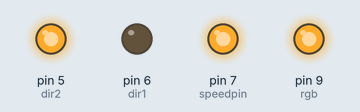
Simulated run of this sketch. Board: Arduino Uno, built with avr-gcc and run on an emulated ATmega328P. Shown: output pins drawn as LEDs (lit = HIGH). What the sketch prints to the serial monitor is not drawn.

Above: at 0.1 s.
Timing chart, 0 to 1.6 s (numbered marks = the images above):
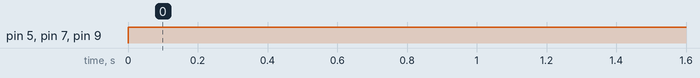

The sketch:

onn_dc_mtr.ino
```cpp
int speedpin=7;
int dir1=6;
int dir2=5;
int mspeed=255;
int rgb=9;
void setup() {
  // put your setup code here, to run once:
pinMode(speedpin,OUTPUT);
pinMode(dir1,OUTPUT);
pinMode(dir2,OUTPUT);
pinMode(rgb,OUTPUT);
Serial.begin(9600);

}

void loop() {
  // put your main code here, to run repeatedly:
digitalWrite(dir1,LOW);
digitalWrite(dir2,HIGH);
Serial.println(mspeed);
analogWrite(speedpin,mspeed);
analogWrite(rgb,255);
}
```

Measured:
- by itself, pin 5 (dir2), pin 7 (speedpin), pin 9 (rgb): LOW → HIGH at 0.00 s
